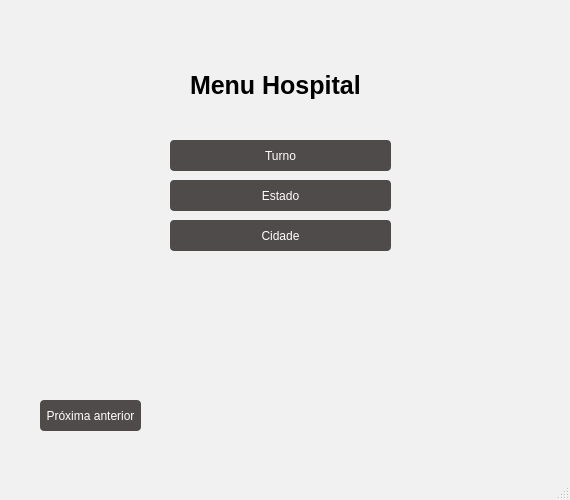
<?xml version="1.0" encoding="UTF-8"?>
<ui version="4.0">
 <class>TelaMenu</class>
 <widget class="QMainWindow" name="TelaMenu">
  <property name="enabled">
   <bool>true</bool>
  </property>
  <property name="geometry">
   <rect>
    <x>0</x>
    <y>0</y>
    <width>570</width>
    <height>500</height>
   </rect>
  </property>
  <property name="minimumSize">
   <size>
    <width>570</width>
    <height>500</height>
   </size>
  </property>
  <property name="maximumSize">
   <size>
    <width>570</width>
    <height>500</height>
   </size>
  </property>
  <property name="font">
   <font>
    <weight>50</weight>
    <bold>false</bold>
   </font>
  </property>
  <property name="windowTitle">
   <string>MainWindow</string>
  </property>
  <property name="styleSheet">
   <string notr="true">QMainWindow {
    background-color:#F1F1F1
;  /* cor de fundo da janela */
}</string>
  </property>
  <property name="iconSize">
   <size>
    <width>24</width>
    <height>24</height>
   </size>
  </property>
  <widget class="QWidget" name="centralwidget">
   <widget class="QLabel" name="Label_titulo">
    <property name="geometry">
     <rect>
      <x>190</x>
      <y>70</y>
      <width>181</width>
      <height>31</height>
     </rect>
    </property>
    <property name="font">
     <font>
      <family>MS Sans Serif</family>
      <pointsize>19</pointsize>
      <weight>75</weight>
      <bold>true</bold>
     </font>
    </property>
    <property name="text">
     <string>Menu Hospital</string>
    </property>
   </widget>
   <widget class="QPushButton" name="pushButton_cidade">
    <property name="geometry">
     <rect>
      <x>170</x>
      <y>220</y>
      <width>221</width>
      <height>31</height>
     </rect>
    </property>
    <property name="styleSheet">
     <string notr="true">QPushButton {
background: #504B4B;          /* fundo transparente */
color: #FFFFFF;                   /* cor do texto */       
border-radius: 4px;              /* arredondamento */
padding: 5px; 
}
QPushButton:hover {
    background-color: #5599ff;    /* cor quando o mouse passa por cima */
}

QPushButton:pressed {
    background-color: #2e5ea2;    /* cor quando o botão é clicado */
    padding-top: 8px;             /* leve deslocamento pra baixo */
    padding-bottom: 4px;
}</string>
    </property>
    <property name="text">
     <string>Cidade</string>
    </property>
    <property name="flat">
     <bool>false</bool>
    </property>
   </widget>
   <widget class="QPushButton" name="pushButtor_Tutrno">
    <property name="geometry">
     <rect>
      <x>170</x>
      <y>140</y>
      <width>221</width>
      <height>31</height>
     </rect>
    </property>
    <property name="styleSheet">
     <string notr="true">QPushButton {
background: #504B4B;          /* fundo transparente */
color: #FFFFFF;                   /* cor do texto */       
border-radius: 4px;              /* arredondamento */
padding: 5px; 
}
QPushButton:hover {
    background-color: #5599ff;    /* cor quando o mouse passa por cima */
}

QPushButton:pressed {
    background-color: #2e5ea2;    /* cor quando o botão é clicado */
    padding-top: 8px;             /* leve deslocamento pra baixo */
    padding-bottom: 4px;
}</string>
    </property>
    <property name="text">
     <string>Turno</string>
    </property>
    <property name="flat">
     <bool>false</bool>
    </property>
   </widget>
   <widget class="QPushButton" name="pushButton_estado">
    <property name="geometry">
     <rect>
      <x>170</x>
      <y>180</y>
      <width>221</width>
      <height>31</height>
     </rect>
    </property>
    <property name="styleSheet">
     <string notr="true">QPushButton {
background: #504B4B;          /* fundo transparente */
color: #FFFFFF;                   /* cor do texto */       
border-radius: 4px;              /* arredondamento */
padding: 5px; 
}
QPushButton:hover {
    background-color: #5599ff;    /* cor quando o mouse passa por cima */
}

QPushButton:pressed {
    background-color: #2e5ea2;    /* cor quando o botão é clicado */
    padding-top: 8px;             /* leve deslocamento pra baixo */
    padding-bottom: 4px;
}</string>
    </property>
    <property name="text">
     <string>Estado</string>
    </property>
    <property name="flat">
     <bool>false</bool>
    </property>
   </widget>
   <widget class="QPushButton" name="pushButtor_proxAnterior">
    <property name="geometry">
     <rect>
      <x>40</x>
      <y>400</y>
      <width>101</width>
      <height>31</height>
     </rect>
    </property>
    <property name="styleSheet">
     <string notr="true">QPushButton {
background: #504B4B;          /* fundo transparente */
color: #FFFFFF;                   /* cor do texto */       
border-radius: 4px;              /* arredondamento */
padding: 5px; 
}
QPushButton:hover {
    background-color: #5599ff;    /* cor quando o mouse passa por cima */
}

QPushButton:pressed {
    background-color: #2e5ea2;    /* cor quando o botão é clicado */
    padding-top: 8px;             /* leve deslocamento pra baixo */
    padding-bottom: 4px;
}</string>
    </property>
    <property name="text">
     <string>Próxima anterior</string>
    </property>
    <property name="flat">
     <bool>false</bool>
    </property>
   </widget>
  </widget>
  <widget class="QStatusBar" name="statusbar"/>
 </widget>
 <resources/>
 <connections/>
</ui>
